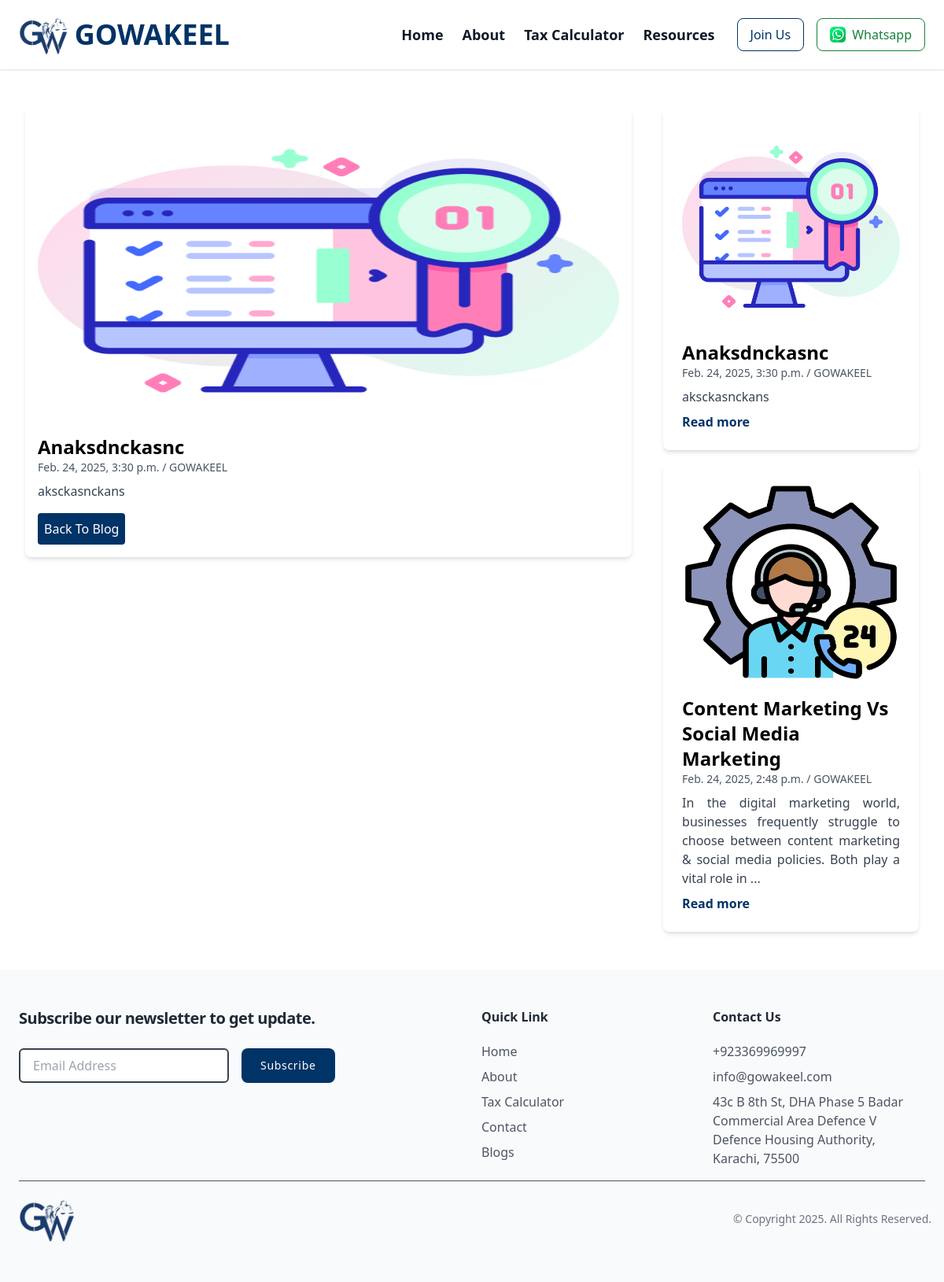
Screenshot of /blogdetail/ASDCNJSNC/ with the database file from the repository.
### wakeelapp/models.py (models this page shows, shortened)
class Blogs(models.Model):
    category = models.ForeignKey(BlogCategory, on_delete=models.CASCADE,related_name="blogs")
    title = models.CharField(max_length=255)
    content = models.TextField()
    slug = models.SlugField(max_length=255, unique=True)
    image = models.ImageField(upload_to="blogs_images")
    created_at = models.DateTimeField(auto_now_add=True)
    updated_at = models.DateTimeField(auto_now=True)

### wakeelapp/views.py (the view)
# urls.py: path('blogdetail/<slug:blog_slug>/', views.blogdetail, name="blogdetail"),
def blogdetail(request, blog_slug):
    try:
        blog = Blogs.objects.get(slug=blog_slug)
        blogs = Blogs.objects.all().order_by('-created_at')[:3]
    except:
        blog = None
        blogs = None
    context = {
        'blog': blog,
        'blogs': blogs,
    }
    return render(request, 'wakeelapp/blogdetail.html', context)

### wakeelapp/templates/wakeelapp/blogdetail.html
{% extends "wakeelapp/index.html" %} {% load static %} {% block Content %}
<div class="container max-w-7xl mx-auto px-4 py-8">
  <div class="w-full flex flex-row gap-2">
    <div class="w-full md:w-3/4">
      <div
        class=" bg-white flex flex-col p-4 rounded-lg gap-4 md:shadow-md m-4"
      >
        <div class="w-full">
          <img
            src="{{ blog.image.url }}"
            alt="Blog Image"
            class="w-full h-96 bg-contain rounded-md"
          />
        </div>
        <div class="w-full">
          <h2 class="text-2xl font-semibold">{{ blog.title}}</h2>
          <p class="text-gray-600 text-sm mb-2">
            {{ blog.created_at }} / GOWAKEEL
          </p>
          <p class="text-gray-700 text-justify">{{ blog.content}}</p>
          <button
            class="text-white bg-[#003366] p-2 rounded hover:bg-[#002244] mt-4 inline-block"
          >
            <a href="{% url 'wakeelapp:blogs' %}">Back To Blog</a>
          </button>
        </div>
      </div>
    </div>
    <div class="w-1/3 hidden md:block sticky top-5 self-start">
        {% for blog_ in blogs %}
                <div class="bg-white flex flex-col p-6 rounded-lg gap-4 shadow-md m-4 cursor-pointer hover:bg-gray-50 ">
                    <div class="w-full">
                        <img src="{{ blog_.image.url }}" alt="Blog Image" class="w-full h-64 bg-contain rounded-md" />
                    </div>
                    <div class="w-full">
                        <h2 class="text-2xl font-semibold">{{ blog_.title }}</h2>
                        <p class="text-gray-600 text-sm mb-2">{{ blog_.created_at }} / GOWAKEEL</p>
                        <p class="text-gray-700 text-justify">{{ blog_.content|slice:":150" }}{% if blog_.content|length > 150 %}...{% endif %}</p>
                        <a href="{% url 'wakeelapp:blogdetail' blog.slug %}" class="text-[#003366] font-semibold mt-2 inline-block">Read more</a>
                    </div>
                </div>
        {% endfor %}
    </div>
  </div>
</div>
{% endblock Content %}

### rows the page displays
Blogs: image (picture), title "Anaksdnckasnc", created_at "Feb. 24, 2025, 3:30 p.m.", content "aksckasnckans"
Blogs: image (picture), title "Content Marketing Vs Social Media Marketing", created_at "Feb. 24, 2025, 2:48 p.m.", content "In the digital marketing world, businesses frequently struggle to choose between content marketing & social media policies. Both play a vital role in"
